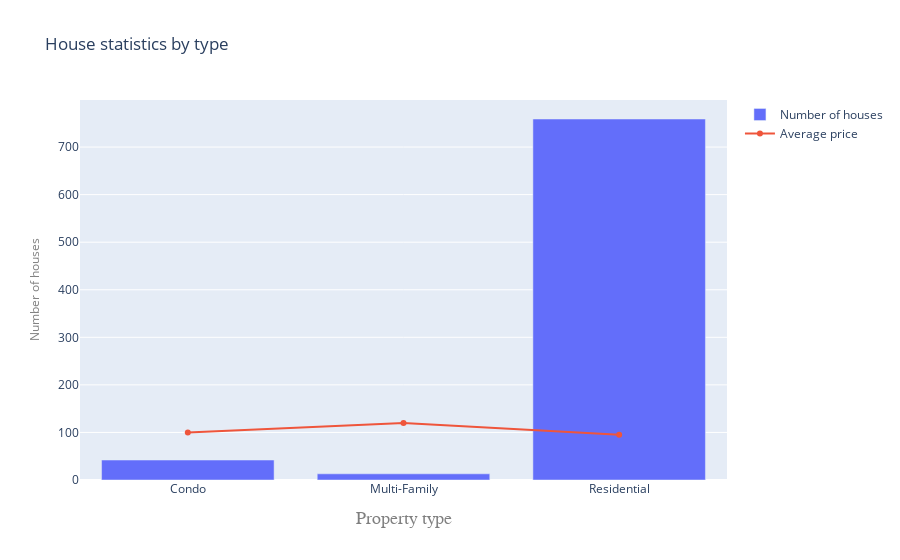

The cell this chart's notebook holds for it:
### Markdown cell above
Now we want to add some style to the figure. To control the style, we need to do one more step. Before plotting the chart elements directly, we combine them in a Figure object. The Figure object allows us to set some [layout options](https://plot.ly/python/#layout-options). 

Let's name the series correctly and add a title.

### Code cell
figure_layout = go.Layout(
    title='House statistics by type',
    xaxis=dict(
        title='Property type',
        titlefont=dict(
            family='Courier New, monospace',
            size=18,
            color='#7f7f7f'
        )
    ),
    yaxis=dict(
        title='Number of houses',
        titlefont=dict(
            size=12,
            color='#7f7f7f'
        )
    )
)

# Recreate the charts with correct legend names
line_chart_with_legend = go.Scatter(x=house_types.index, y=avg_prices, name="Average price") 
bar_chart_with_legend = go.Bar(x=house_types.index, y=house_types.values, name="Number of houses")
# we could also simply set the name for existing chart elements:
# bar_chart.name = "Number of houses"

figure_elements = [bar_chart_with_legend, line_chart_with_legend]
figure = go.Figure(data=figure_elements, layout=figure_layout)
iplot(figure)

### Figure 1 — Plotly figure (JSON) as saved in the notebook; plotly's stock layout.template omitted (floating-point values rounded to 4 significant figures)
{"data": [{"name": "Number of houses", "type": "bar", "x": ["Condo", "Multi-Family", "Residential"], "y": [42, 13, 759]}, {"name": "Average price", "type": "scatter", "x": ["Condo", "Multi-Family", "Residential"], "y": [100, 120, 95]}], "layout": {"title": {"text": "House statistics by type"}, "xaxis": {"title": {"font": {"color": "#7f7f7f", "family": "Courier New, monospace", "size": 18}, "text": "Property type"}}, "yaxis": {"title": {"font": {"color": "#7f7f7f", "size": 12}, "text": "Number of houses"}}}}
